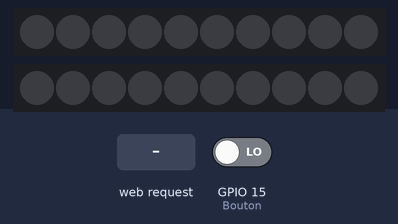
Simulated run of this sketch. Board: ESP8266 (NodeMCU). On the bench: 2 × 10 RGB LEDs in strip order, left to right. Inputs (shaded band) come from the test bench; at power-on: GPIO 15 (Bouton) LOW. Dim RGB values are drawn brighter than linear; WiFi joins after 1.5 s; servers stay silent unless stated; what the sketch prints to the serial monitor is not drawn.

Above: at 2.7 s.
2.8 s: GPIO 15 (Bouton) driven HIGH
At 2.9 s:
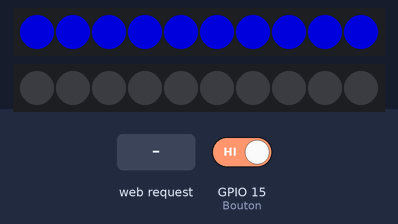
4.5 s: HTTP request GET /LEDVertON received
At 5.2 s:
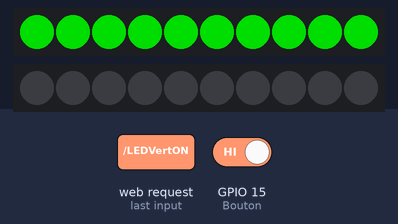
6.0 s: HTTP request GET /LEDRougeON received
At 6.4 s:
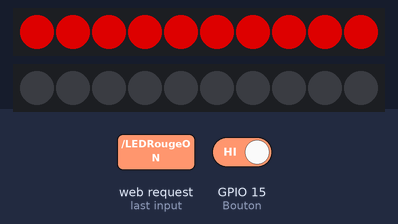
7.5 s: HTTP request GET /LEDVertON2 received
At 8.7 s:
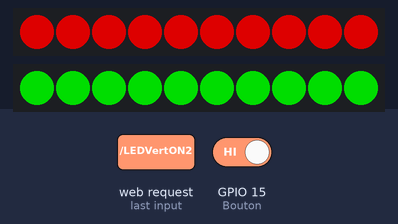
9.0 s: HTTP request GET /LEDOFF received
At 9.9 s:
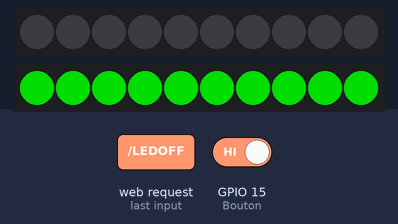
10.5 s: HTTP request GET /LEDBleuON received
At 11.0 s:
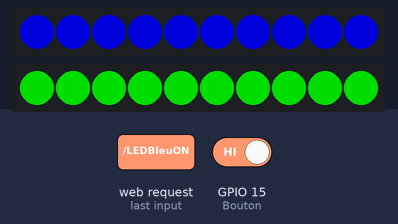
Timing chart, 0 to 13.0 s (numbered marks = the images above; inputs shaded):
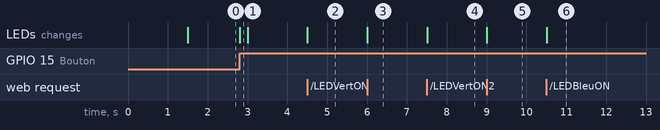

Measured:
- after the input at 2.8 s, the LEDs: change at once (image 1)
- after the input at 4.5 s, the LEDs: change at once (image 2)
- after the input at 6.0 s, the LEDs: change at once (image 3)
- after the input at 7.5 s, the LEDs: change at once (image 4)
- after the input at 9.0 s, the LEDs: change at once (image 5)
- after the input at 10.5 s, the LEDs: change at once (image 6)

The sketch:

TEST_WIFI_Colin.ino
```cpp
#include <ESP8266WiFi.h>
#include <WiFiClient.h>
#include <ESP8266WebServer.h>
#include <Adafruit_NeoPixel.h>
#include <ESP8266HTTPClient.h>


bool etat = 0,etat_old = 0;

int DataIn = 12;
int DataIn2 = 13;
int Bouton = 15;
int httpCode;
int i;


Adafruit_NeoPixel pixels(10, DataIn, NEO_GRB + NEO_KHZ800);
Adafruit_NeoPixel pixels2(10, DataIn2, NEO_GRB + NEO_KHZ800);


// Replace with your network credentials
const char* ssid = "XXXXX";
const char* password = "XXXX";

ESP8266WebServer server(80);   //instantiate server at port 80 (http port)

WiFiClient client;
HTTPClient http;


String page = "";
void setup(void) {


  Serial.begin(115200);
  WiFi.begin(ssid, password); //begin WiFi connection
  Serial.println("");

  // Wait for connection
  while (WiFi.status() != WL_CONNECTED) {
    delay(500);
    Serial.print(".");
  }
  Serial.println("");
  Serial.print("Connected to ");
  Serial.println(ssid);
  Serial.print("IP address: ");
  Serial.println(WiFi.localIP());

  WiFi.setAutoReconnect(true);
  WiFi.persistent(true);

  server.on("/", []() {
    server.send(200, "text/html", page);
  });

  server.on("/LEDVertON", []() {
    server.send(200, "text/html", page);
    for (i = 0; i <= 9; i++) {
    pixels.setPixelColor(i, pixels.Color(0, 150, 0));
    pixels.show();


  }
    delay(10);
  });

    server.on("/LEDOFF", []() {
    server.send(200, "text/html", page);
    for (i = 0; i <= 9; i++) {
    pixels.setPixelColor(i, pixels.Color(0, 0, 0));
    pixels.show();


  }
    delay(10);
  });

  server.on("/LEDBleuON", []() {
    server.send(200, "text/html", page);
    for (i = 0; i <= 9; i++) {
    pixels.setPixelColor(i, pixels.Color(0, 0, 150));
    pixels.show();


  }
    delay(10);
  });

  server.on("/LEDRougeON", []() {
    server.send(200, "text/html", page);
    for (i = 0; i <= 9; i++) {
    pixels.setPixelColor(i, pixels.Color(150, 0, 0));
    pixels.show();


  }
    delay(10);
  });

server.on("/LEDVertON2", []() {
    server.send(200, "text/html", page);
    for (i = 0; i <= 9; i++) {
    pixels2.setPixelColor(i, pixels.Color(0, 150, 0));
    pixels2.show();


  }
    delay(10);
  });

  server.on("/LEDBleuON2", []() {
    server.send(200, "text/html", page);
    for (i = 0; i <= 9; i++) {
    pixels2.setPixelColor(i, pixels.Color(0, 0, 150));
    pixels2.show();


  }
    delay(10);
  });

  server.on("/LEDRougeON2", []() {
    server.send(200, "text/html", page);
    for (i = 0; i <= 9; i++) {
    pixels2.setPixelColor(i, pixels.Color(150, 0, 0));
    pixels2.show();


  }
    delay(10);
  });

  server.on("/LEDRougeBlanc2", []() {
    server.send(200, "text/html", page);
    for (i = 0; i <= 9; i++) {
    pixels2.setPixelColor(i, pixels.Color(150, 150, 150));
    pixels2.show();


  }
    delay(10);
  });


  server.begin();
  Serial.println("Web server started!");

  pinMode (Bouton, INPUT);

  pixels.begin();
  pixels2.begin();

  http.begin(client, "http://192.168.249.26");


}

void loop(void) {


  server.handleClient();

  etat_old = etat;

  etat = digitalRead(Bouton);


  if(etat == HIGH and (etat != etat_old))
  {
      //Serial.println("BOUTON");

      for (i = 0; i <= 9; i++) {
      pixels.setPixelColor(i, pixels.Color(0, 0, 150));
      pixels.show();
      }

      //http.begin(client, "http://192.168.249.26");  //Specify request destination
      httpCode = http.GET();                  //Send the request
      //http.end();   //Close connection

      for (i = 0; i <= 9; i++) {
      pixels.setPixelColor(i, pixels.Color(0, 0, 0));
      pixels.show();
      //Serial.println("BOUTONFini");
      }
  }

}
```
